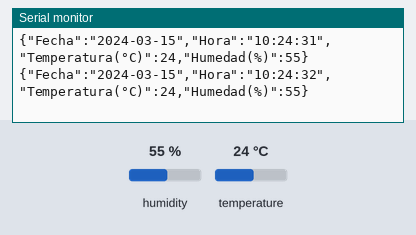
The program below on a simulated ESP32. Shown: the last lines printed to the serial monitor. The test bench sets the inputs (shaded band); at power-on: humidity 55 %, temperature 24 °C. WiFi joins after 1.5 s; servers stay silent unless stated; network time is answered at once with the bench clock; the local clock reads 2024-03-15 10:24:30 at power-on unless the program sets it.

Above: at 2.7 s.
2.8 s: humidity set to 22 %
At 4.3 s:
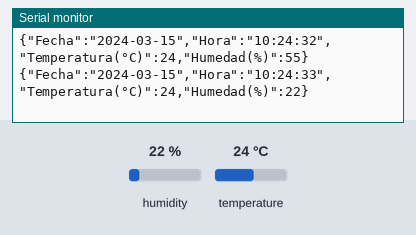
5.5 s: temperature set to 12 °C
At 6.5 s:
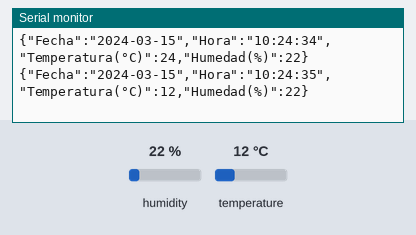
8.2 s: humidity set to 40 %
At 9.2 s:
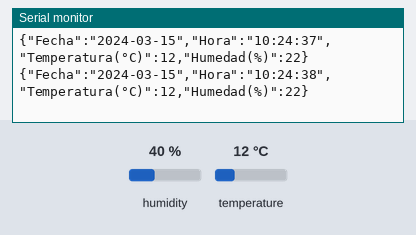
Timing chart, 0 to 11.2 s (numbered marks = the images above; inputs shaded):
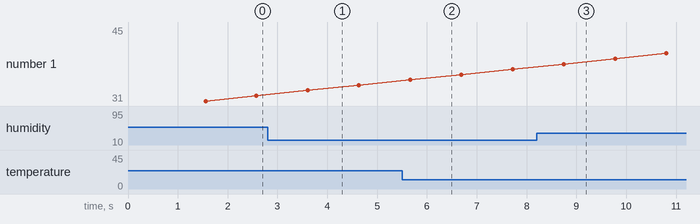

The program:

main.cpp
```cpp
#include <Arduino.h>
#include <ArduinoJson.h>
//LIBRERIAS PARA FECHA Y HORA
#include <WiFi.h>
#include <NTPClient.h>
#include <WiFiUdp.h>
//LIBRERIAS PARA DHT11 (TEMPERATURA Y HUMEDAD)
#include <Adafruit_Sensor.h>
#include <DHT.h>

//DEFINICION DE PINES DHT11
#define DHTPIN 14  // 4 = PIN D4
#define DHTTYPE    DHT11
DHT dht(DHTPIN, DHTTYPE);

//CONFIG PARA ----FECHA Y HORA------
// Replace with your network credentials
const char* ssid = "**NAME_WIFI*";//name wifi
const char* password = "*PASSWORD_WIFI*"; // clave de wifi
// Define NTP Client to get time
WiFiUDP ntpUDP;
NTPClient timeClient(ntpUDP);

// Variables to save date and time
String formattedDate;
String dayStamp;
String timeStamp;


void setup() {
// Initialize Serial Monitor
Serial.begin(9600);
//CODIGO----FECHA Y HORA-----------------------
WiFi.mode(WIFI_STA);
WiFi.begin(ssid, password);
while (WiFi.status() != WL_CONNECTED) {
delay(500);
}
// Initialize a NTPClient to get time
timeClient.begin();
// Set offset time in seconds to adjust for your timezone, for example:
// COLOMBIA -5 , entonces -5*3600 ->  -18000
timeClient.setTimeOffset(-18000); //Thailand +7 = 25200

}


void loop() {
while(!timeClient.update()) {
timeClient.forceUpdate();
}
// The formattedDate comes with the following format:
// 2018-05-28T16:00:13Z
// We need to extract date and time
formattedDate = timeClient.getFormattedDate();
// Extract date
int splitT = formattedDate.indexOf("T");
dayStamp = formattedDate.substring(0, splitT);
//Serial.print("DATE: ");
//Serial.println(dayStamp);
// Extract time
timeStamp = formattedDate.substring(splitT+1, formattedDate.length()-1);
//Serial.print("HOUR: ");
//Serial.println(timeStamp);

//CODIGO----TEMPERATURA Y HUMEDAD---------------
float h= dht.readHumidity();
float t =dht.readTemperature();


//----CODIGO JSON---------------
  String variable;

  DynamicJsonDocument doc(1024);


  doc["Fecha"] = dayStamp;
  doc["Hora"] = timeStamp;
  doc["Temperatura(°C)"] = t;
  doc["Humedad(%)"] = h;


  serializeJson(doc, variable);
  Serial.println(variable);
  delay(1000);
}
```

Measured:
- after the input at 2.8 s, the serial monitor: prints a new line after 0.81 s (image 1)
- after the input at 5.5 s, the serial monitor: prints a new line after 0.17 s (image 2)
